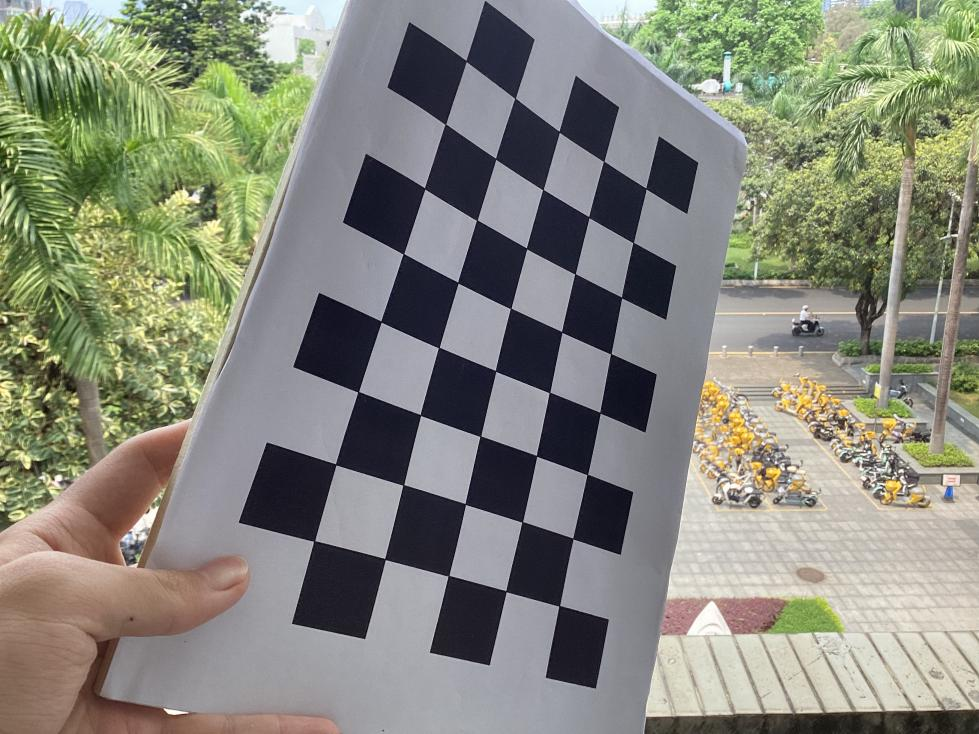
#> input picture qipan2/qipan (1).jpg, 979 x 734 px; its folder holds 5 pictures in this run
$ python xiangjibiaoding.py
#> lines starting #> are read from the running program, lines starting #| are printed output that depends on the picture; after the words box and inside, x2 and y2 are one past the last pixel; in counts of white or black regions, pixels touching at a corner belong together
import cv2
import numpy as np
import glob
import os
# 找棋盘格角点
# 棋盘格模板规格(内角点个数，内角点是和其他格子连着的点,如10 X 7)
w = 8
h = 5

square_size = 0.026
# 世界坐标系中的棋盘格点,例如(0,0,0), (1,0,0), (2,0,0) ....,(8,5,0)，去掉Z坐标，记为二维矩阵
objp = np.zeros((w * h, 3), np.float32)
objp[:, :2] = np.mgrid[0:w, 0:h].T.reshape(-1, 2)* square_size

# 储存棋盘格角点的世界坐标和图像坐标对
objpoints = []  # 在世界坐标系中的三维点
imgpoints = []  # 在图像平面的二维点

# 标定所用图像（路径不能有中文）
images = glob.glob('C:\\Users\\86138\\Desktop\\yolov5\\qipan2\\*.jpg')

size = tuple()
# 创建一个文件夹用于保存检测到的角点图片
output_folder = 'calibrated_images'
if not os.path.exists(output_folder):
    os.makedirs(output_folder)


for fname in images:
    img = cv2.imread(fname)
#> img is the input picture: shape (734, 979, 3); mean B, G, R 123.2, 135.7, 134.4

    # 修改图像尺寸，参数依次为：输出图像，尺寸，沿x轴，y轴的缩放系数，INTER_AREA在缩小图像时效果较好
    # img = cv2.resize(img, None, fx=0.5, fy=0.5, interpolation=cv2.INTER_AREA)

    gray = cv2.cvtColor(img, cv2.COLOR_BGR2GRAY)  # 转灰度
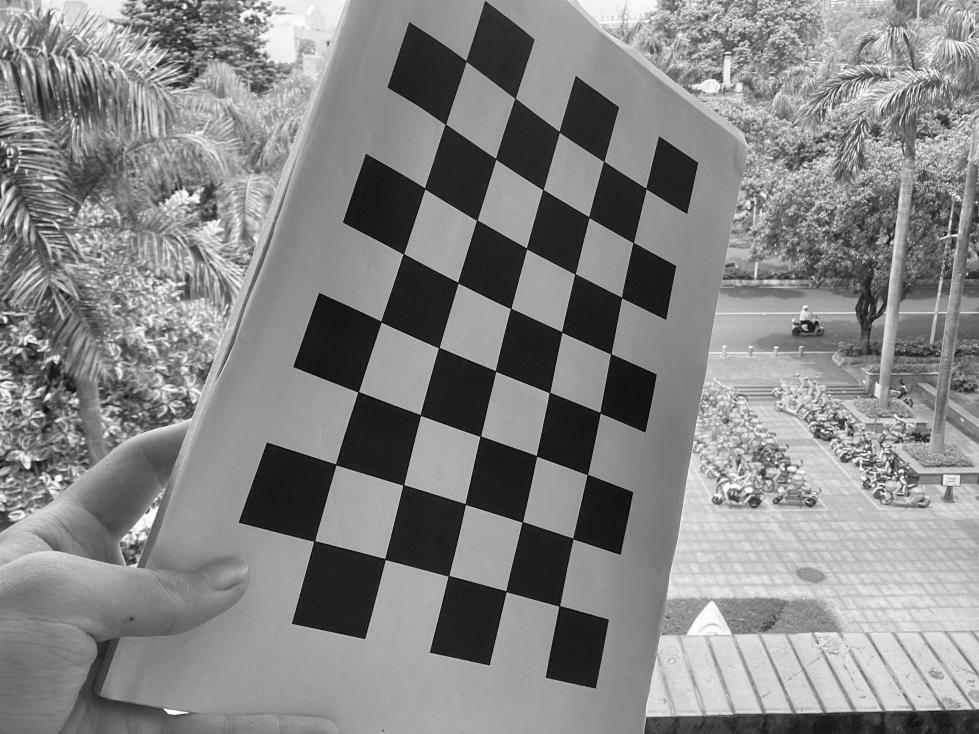
#> gray: shape (734, 979); min 1, max 255, mean 133.9
    size = gray.shape[::-1]  # 矩阵转置
#> size = (979, 734)

    # 找到棋盘格角点
    # 棋盘图像(8位灰度或彩色图像)  棋盘尺寸  存放角点的位置
    ret, corners = cv2.findChessboardCorners(gray, (w, h), None)
#> ret = True; corners = 40 rows, first 8: [645.7, 188.4], [633.2, 242.7], [621.6, 297.7], [609, 351], [599.6, 412.3], [586, 472], [572.6, 538.4], [559.2, 606]

    # 角点精确检测
    # criteria:角点精准化迭代过程的终止条件(阈值)
    criteria = (cv2.TERM_CRITERIA_EPS + cv2.TERM_CRITERIA_MAX_ITER, 30, 0.001)

    # 执行亚像素级角点检测
    corners2 = cv2.cornerSubPix(gray, corners, (11, 11), (-1, -1), criteria)
#> corners2 = 40 rows, first 8: [645.9, 188.5], [633.1, 242.6], [621.5, 297.5], [610.7, 353.8], [599.9, 412.7], [587.3, 474.5], [572.8, 538.5], [559.3, 605.8]

    objpoints.append(objp)
    imgpoints.append(corners2)

    # 将角点在图像上显示
    cv2.drawChessboardCorners(img, (w, h), corners2, ret)
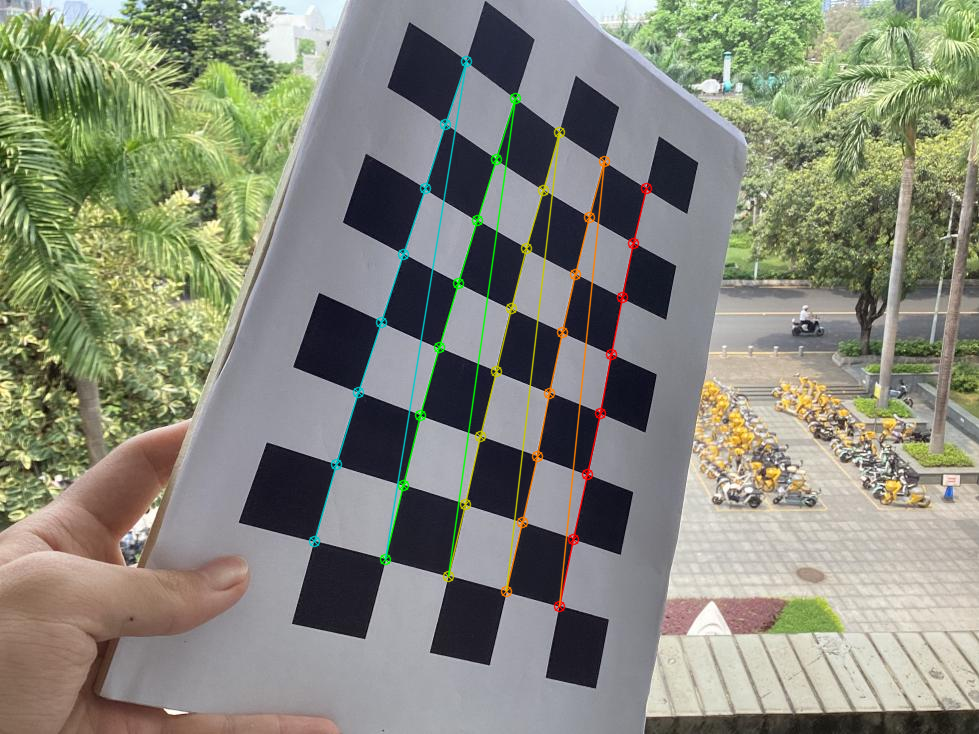
#> img: shape (734, 979, 3); 2.16% of pixels changed, all inside (x1, y1, x2, y2) = (308, 55, 653, 613)
    output_filename = os.path.join(output_folder, f'calibrated_{os.path.basename(fname)}')
    cv2.imwrite(output_filename, img)
    cv2.imshow('findCorners', img)
    cv2.waitKey(1000)
#> pass 2 of the loop `for fname in images:`:
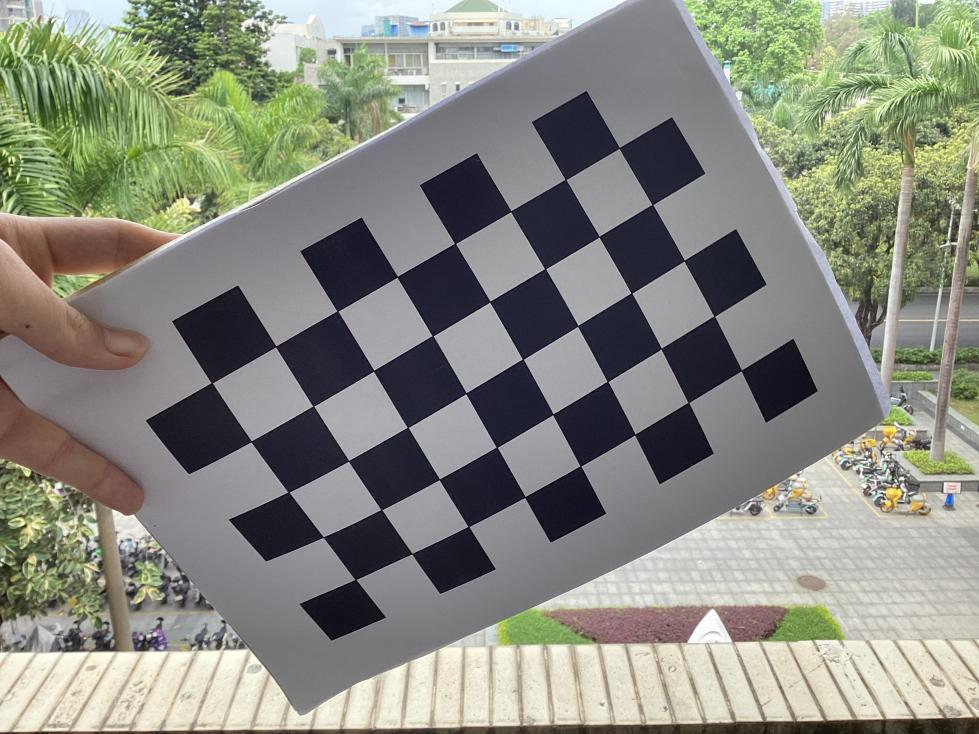
#> input picture qipan2/qipan (10).jpg, 979 x 734 px
#> img is the input picture: shape (734, 979, 3); mean B, G, R 128.1, 138.8, 137
#> `gray = cv2.cvtColor(img, cv2.COLOR_BGR2GRAY)`:
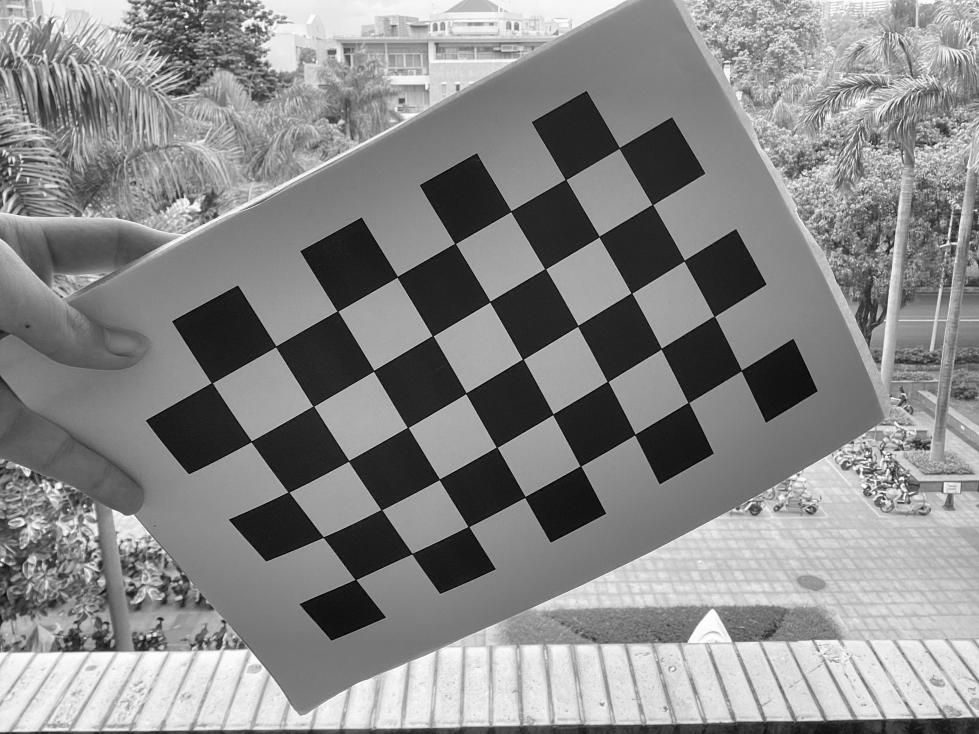
#> gray: shape (734, 979); min 0, max 255, mean 137
#> corners = 40 rows, first 8: [739, 369], [688.3, 402.5], [634.7, 434.6], [580.4, 466.1], [524.9, 497.1], [468.5, 526.6], [411.8, 553.6], [356, 577]
#> corners2 = 40 rows, first 8: [741.4, 370.4], [688.4, 402.4], [634.9, 434.5], [580.4, 466], [524.9, 496.8], [468.4, 526.5], [411.9, 553.6], [355.5, 579.5]
#> `cv2.drawChessboardCorners(img, (w, h), corners2, ret)`:
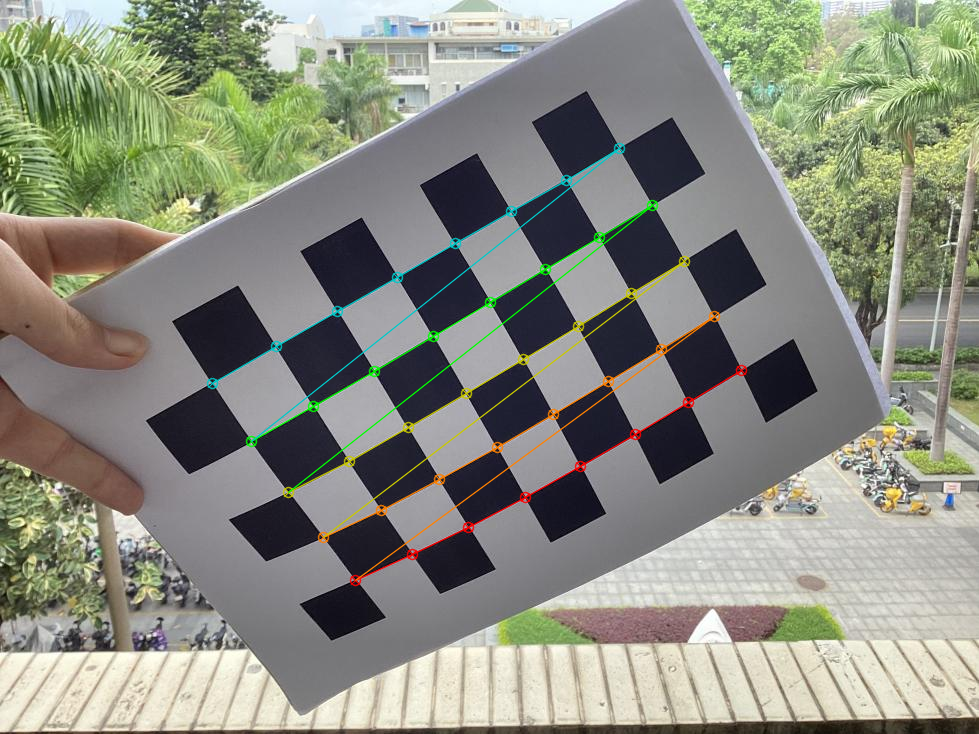
#> img: shape (734, 979, 3); 1.9% of pixels changed, all inside (x1, y1, x2, y2) = (206, 142, 748, 587)
#> pass 3 of the loop `for fname in images:`:
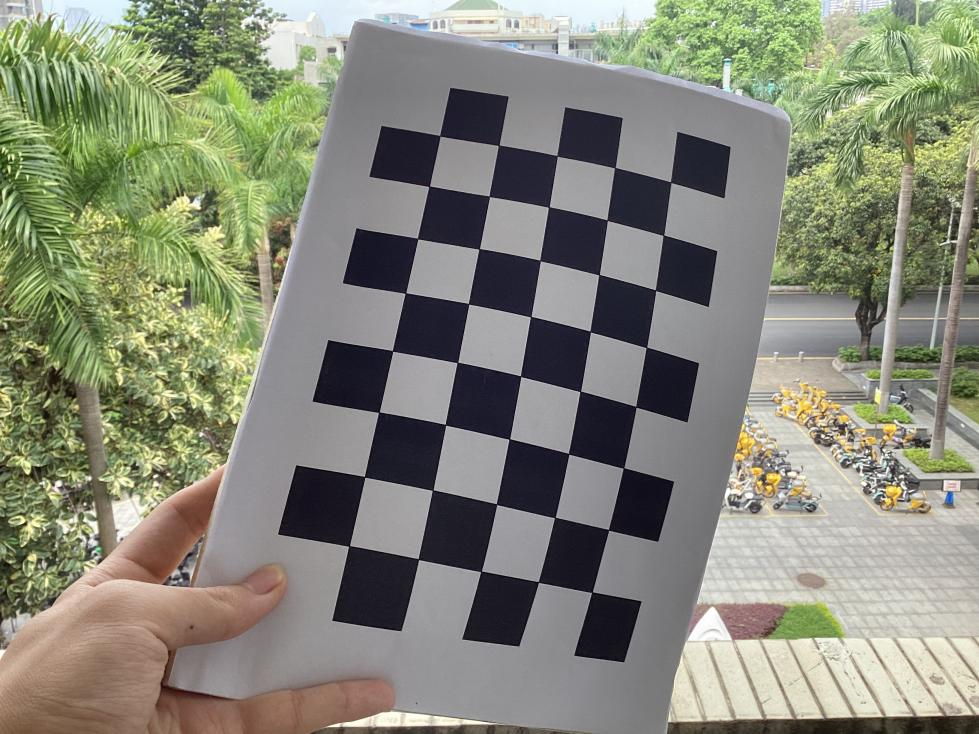
#> input picture qipan2/qipan (11).jpg, 979 x 734 px
#> img is the input picture: shape (734, 979, 3); mean B, G, R 120.1, 135.9, 134.2
#> `gray = cv2.cvtColor(img, cv2.COLOR_BGR2GRAY)`:
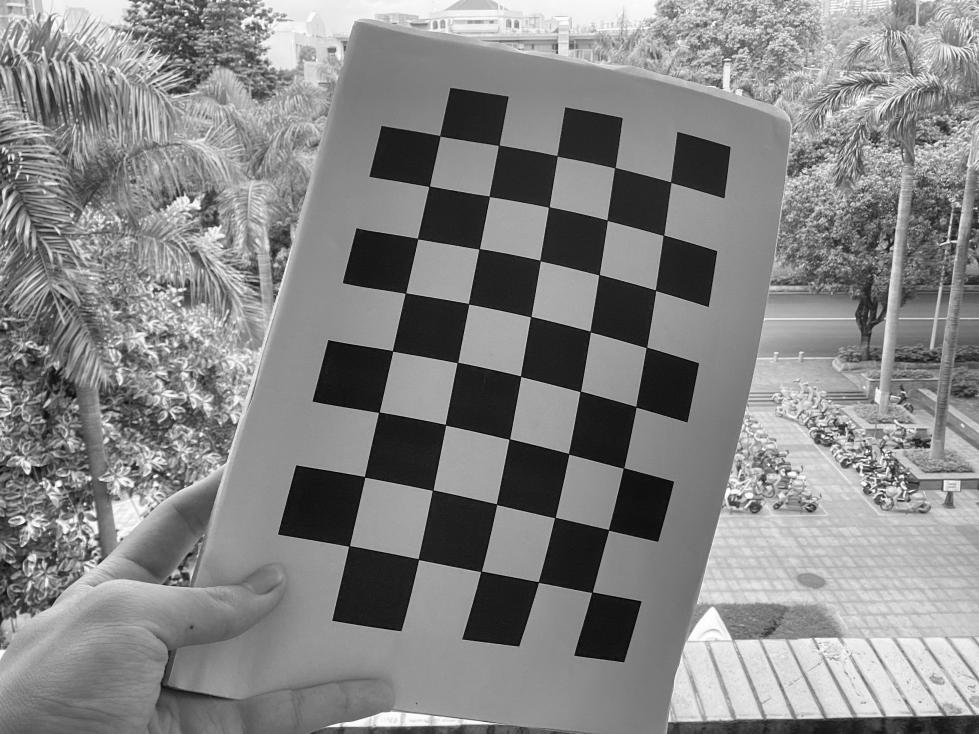
#> gray: shape (734, 979); min 0, max 255, mean 133.6
#> corners = 40 rows, first 8: [670.7, 182.3], [663.5, 235.1], [655.5, 290.4], [646.5, 347.5], [635.7, 406.6], [623.1, 468.5], [608.5, 529.6], [591.9, 592.2]
#> corners2 = 40 rows, first 8: [670.7, 182.2], [663.5, 235.2], [655.5, 290.3], [646.4, 347.4], [635.9, 406.7], [623.5, 468], [608.5, 529.8], [591.9, 592.3]
#> `cv2.drawChessboardCorners(img, (w, h), corners2, ret)`:
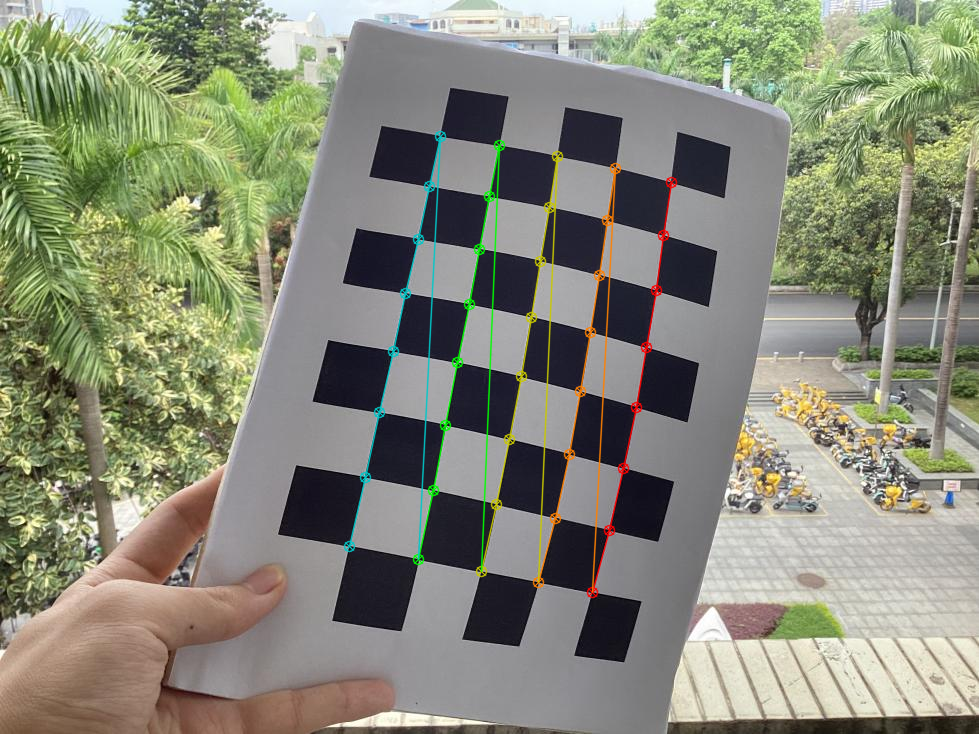
#> img: shape (734, 979, 3); 2.02% of pixels changed, all inside (x1, y1, x2, y2) = (343, 130, 678, 599)
#> the loop made 5 passes; the first 3 are shown

"""
标定、去畸变:
输入：世界坐标系里的位置 像素坐标 图像的像素尺寸大小 3*3矩阵，相机内参数矩阵 畸变矩阵
输出：标定结果 相机的内参数矩阵 畸变系数 旋转矩阵 平移向量
"""

ret, mtx, dist, rvecs, tvecs = cv2.calibrateCamera(objpoints, imgpoints, size, None, None)

# mtx：内参数矩阵
# dist：畸变系数
# rvecs：旋转向量 （外参数）
# tvecs ：平移向量 （外参数）
print("ret:", ret)
print("内参数矩阵:\n", mtx, '\n')
print("畸变系数:\n", dist, '\n')
print("旋转向量(外参数):\n", rvecs, '\n')
print("平移向量(外参数):\n", tvecs, '\n')
# 计算平均外参矩阵
R_avg = np.zeros((3, 3), dtype=np.float32)
t_avg = np.zeros((3, 1), dtype=np.float32)

for i in range(len(rvecs)):
    R, _ = cv2.Rodrigues(rvecs[i])
    t = tvecs[i]
    R_avg += R
    t_avg += t

R_avg /= len(rvecs)
t_avg /= len(rvecs)

# 现在R_avg是一个3x3的旋转矩阵，t_avg是一个3x1的平移向量
print("平均旋转矩阵:\n", R_avg, '\n')
print("平均平移向量:\n", t_avg, '\n')
# 去畸变
img2 = cv2.imread('C:\\Users\\86138\\Desktop\\yolov5\\qipan\\qipan (1).jpg')
h, w = img2.shape[:2]
#> h = 734; w = 979

# 我们还可以使用cv.getOptimalNewCameraMatrix()优化内参数和畸变系数，
# 通过设定自由自由比例因子alpha。当alpha设为0的时候，
# 将会返回一个剪裁过的将去畸变后不想要的像素去掉的内参数和畸变系数；
# 当alpha设为1的时候，将会返回一个包含额外黑色像素点的内参数和畸变系数，并返回一个ROI用于将其剪裁掉
newcameramtx, roi = cv2.getOptimalNewCameraMatrix(mtx, dist, (w, h), 0, (w, h))  # 自由比例参数

dst = cv2.undistort(img2, mtx, dist, None, newcameramtx)
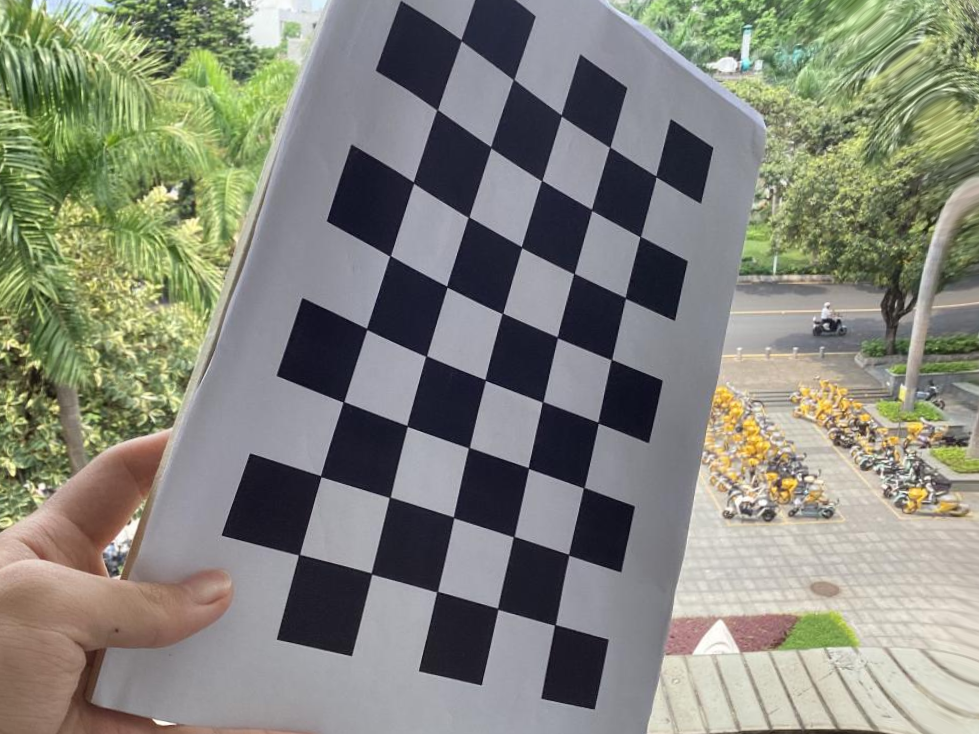
#> dst: shape (734, 979, 3); mean B, G, R 123, 134, 132.8
# 根据前面ROI区域裁剪图片
x, y, w, h = roi
dst = dst[y:y + h, x:x + w]
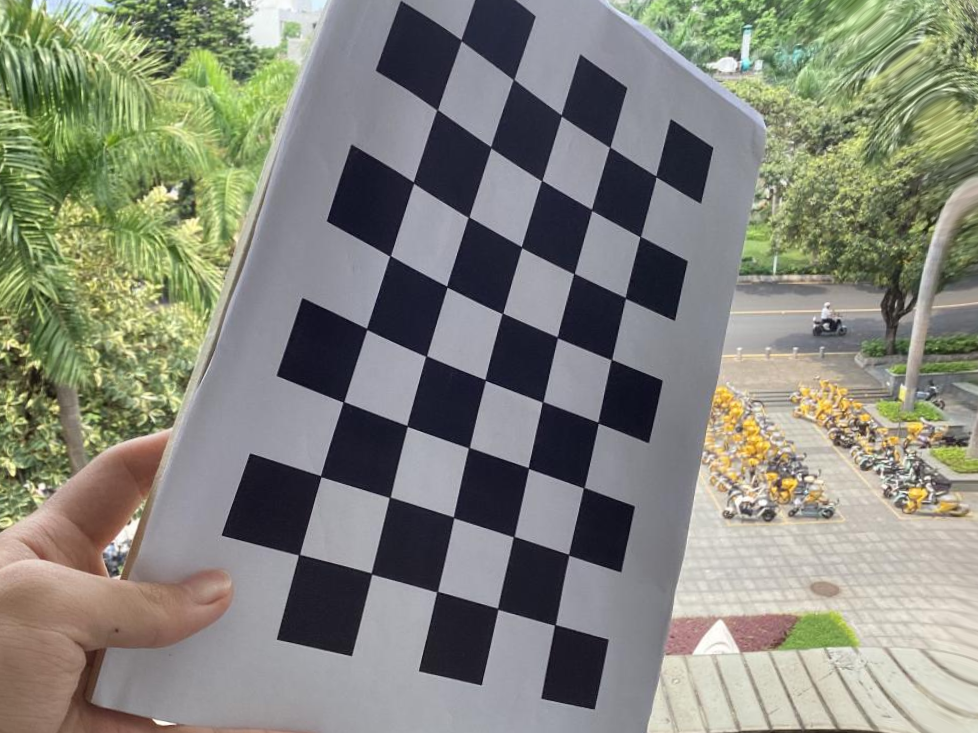
#> dst: shape (733, 978, 3); mean B, G, R 123, 134, 132.8
cv2.imwrite('calibresult.jpg', dst)

# 反投影误差
# 通过反投影误差，我们可以来评估结果的好坏。越接近0，说明结果越理想。
total_error = 0
for i in range(len(objpoints)):
    imgpoints2, _ = cv2.projectPoints(objpoints[i], rvecs[i], tvecs[i], mtx, dist)
    error = cv2.norm(imgpoints[i], imgpoints2, cv2.NORM_L2) / len(imgpoints2)
    total_error += error
print("total error: ", total_error / len(objpoints))
